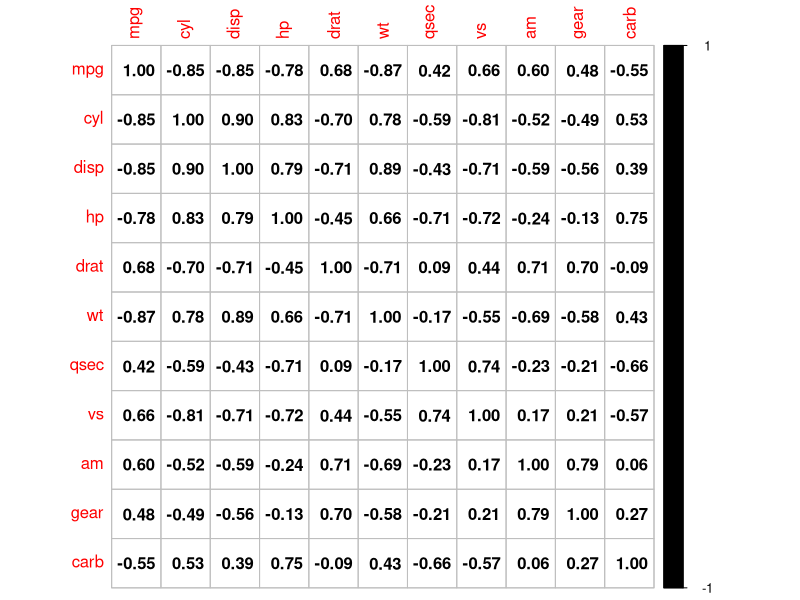
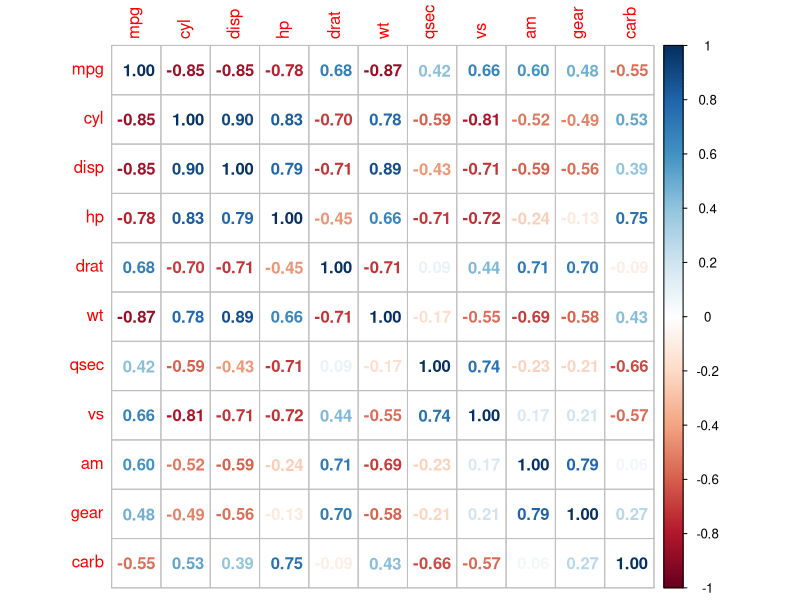
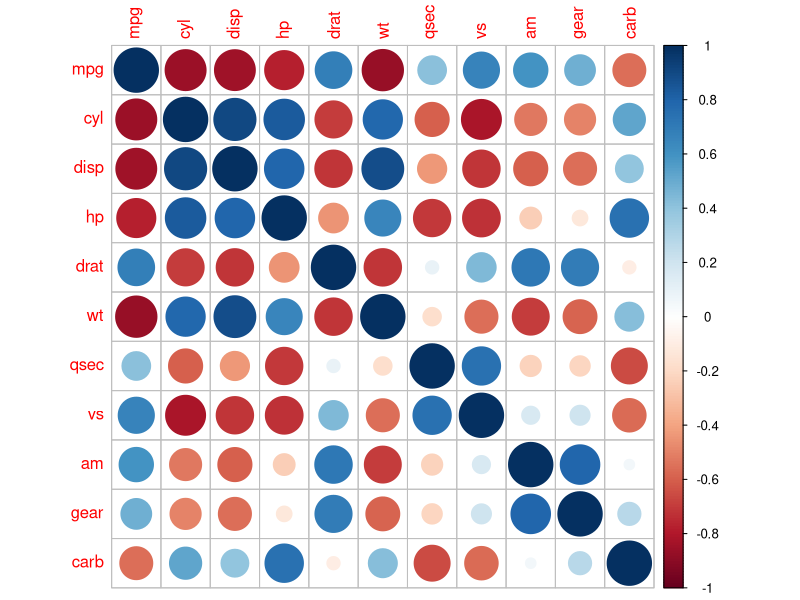
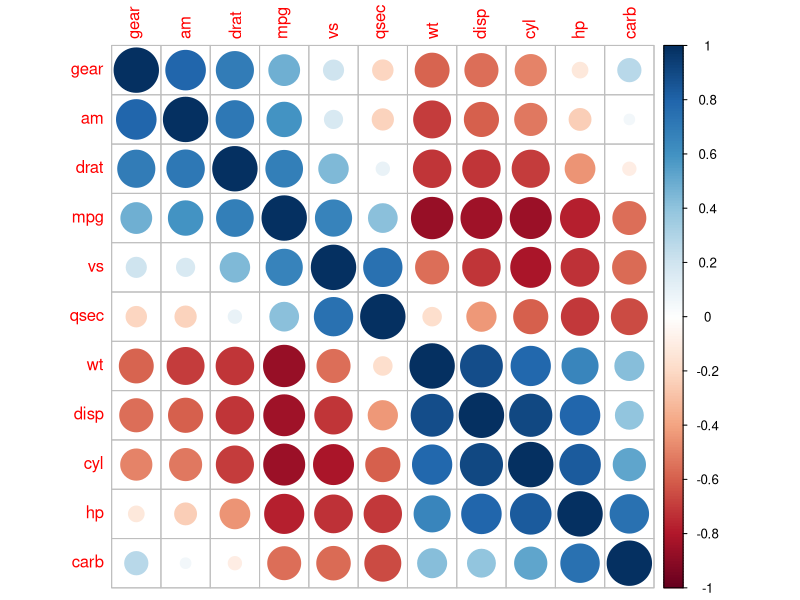
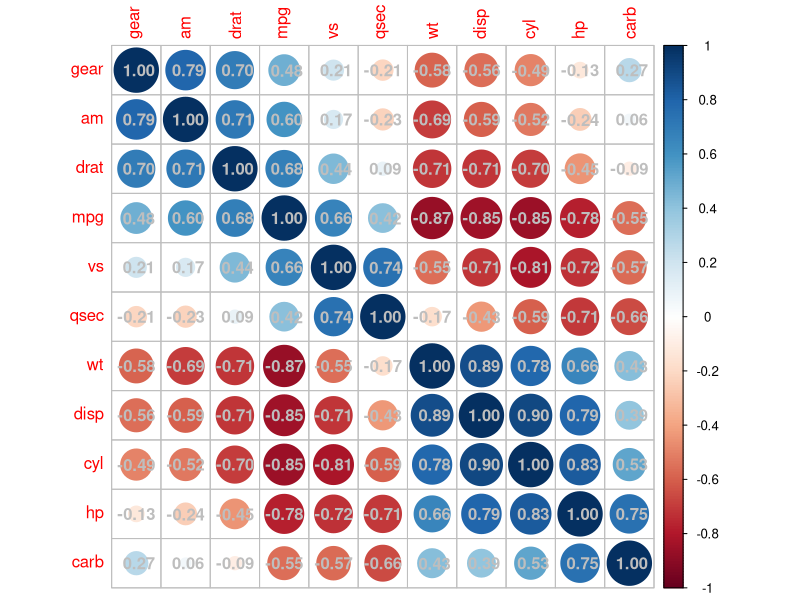
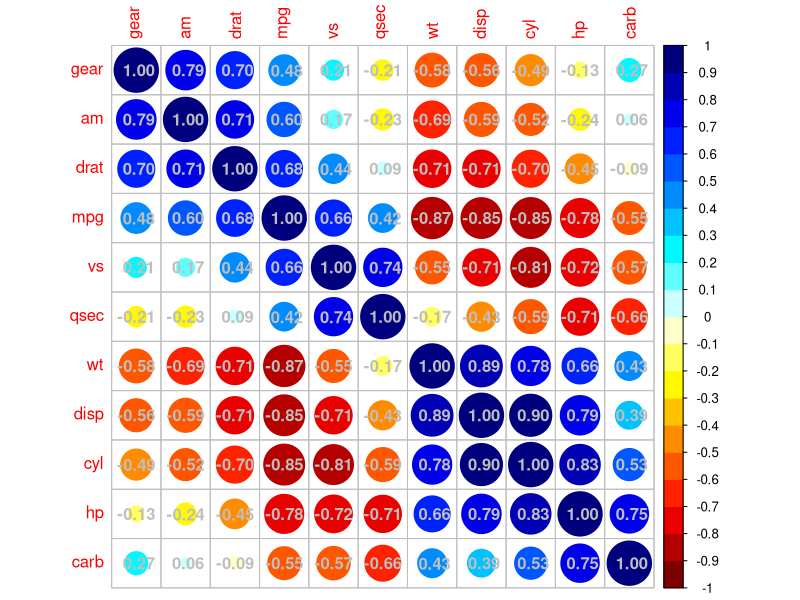
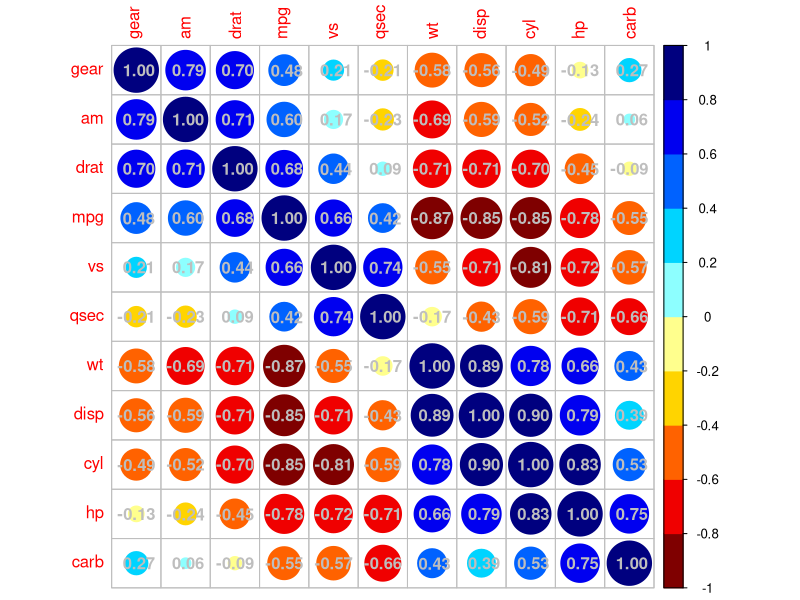
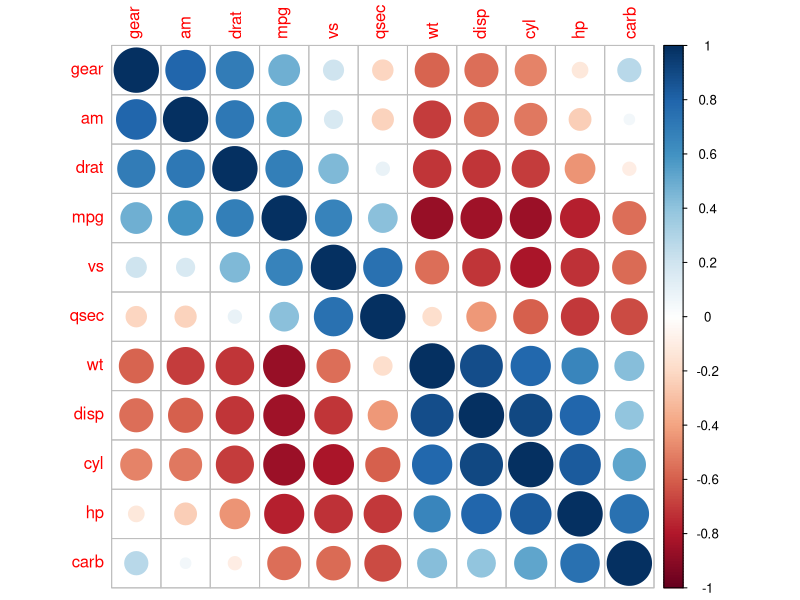

The R script that drew these images, in order:
library(corrplot)
data(mtcars)
M <- cor(mtcars)
##  different color series
col1 <- colorRampPalette(c("#7F0000","red","#FF7F00","yellow","white", 
                           "cyan", "#007FFF", "blue","#00007F"))
col2 <- colorRampPalette(c("#67001F", "#B2182B", "#D6604D", "#F4A582", "#FDDBC7",
                           "#FFFFFF", "#D1E5F0", "#92C5DE", "#4393C3", "#2166AC", "#053061"))  
col3 <- colorRampPalette(c("red", "white", "blue")) 
col4 <- colorRampPalette(c("#7F0000","red","#FF7F00","yellow","#7FFF7F", 
                           "cyan", "#007FFF", "blue","#00007F"))   
wb <- c("white","black")


par(ask = TRUE)


## different color scale and methods to display corr-matrix
corrplot(M, method="number", col="black", addcolorlabel="no")
corrplot(M, method="number")
corrplot(M)
corrplot(M, order ="AOE")
corrplot(M, order ="AOE", addCoef.col="grey")

corrplot(M, order="AOE", col=col1(20), cl.length=21,addCoef.col="grey")
corrplot(M, order="AOE", col=col1(10),addCoef.col="grey")

corrplot(M, order="AOE", col=col2(200))
corrplot(M, order="AOE", col=col2(200),addCoef.col="grey")
corrplot(M, order="AOE", col=col2(20), cl.length=21,addCoef.col="grey")
corrplot(M, order="AOE", col=col2(10),addCoef.col="grey")

corrplot(M, order="AOE", col=col3(100))
corrplot(M, order="AOE", col=col3(10))



corrplot(M, method="color", col=col1(20), cl.length=21,order = "AOE", addCoef.col="grey")

if(TRUE){
  
  corrplot(M, method="square", col=col2(200),order = "AOE")
  
  corrplot(M, method="ellipse", col=col1(200),order = "AOE")
  
  
  corrplot(M, method="shade", col=col3(20),order = "AOE")
  
  corrplot(M, method="pie", order = "AOE")
  
  
  ## col=wb
  corrplot(M, col = wb, order="AOE", outline=TRUE, addcolorlabel="no")
  ## like Chinese wiqi, suit for either on screen or white-black print.
  corrplot(M, col = wb, bg="gold2",  order="AOE", addcolorlabel="no")
}